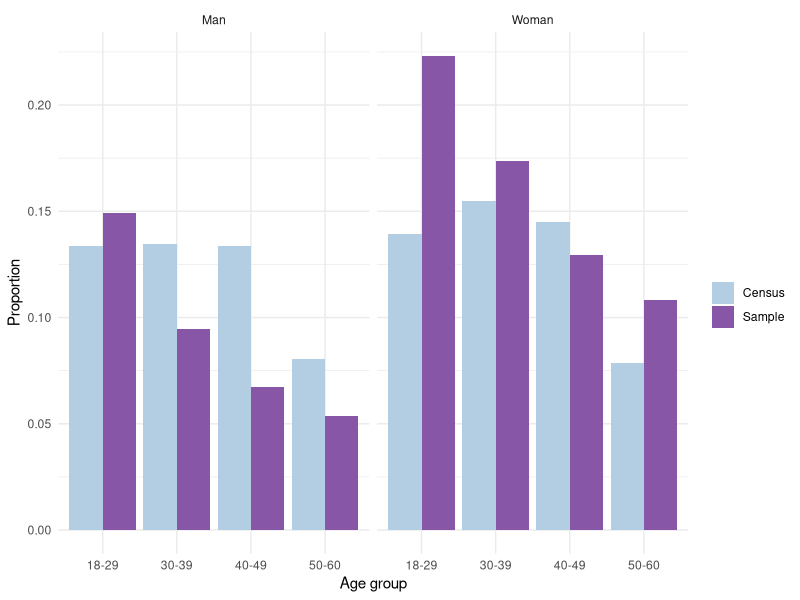
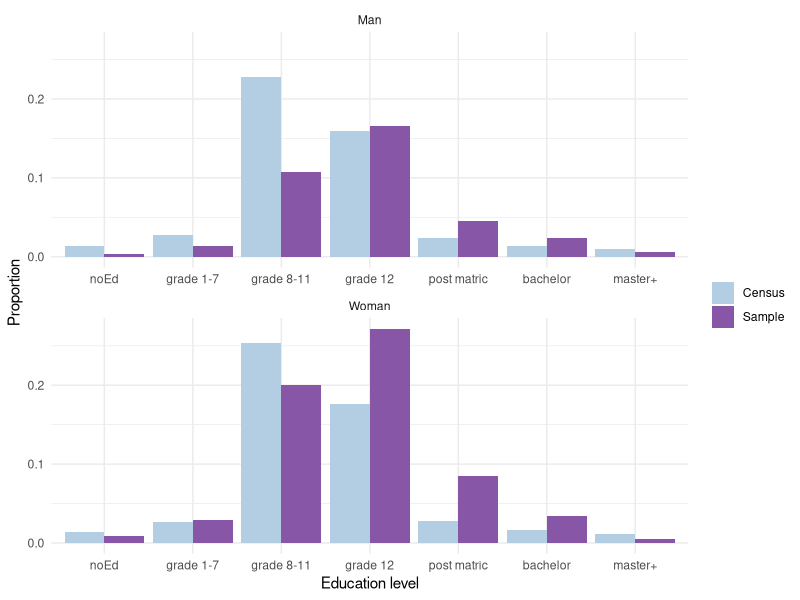

These figures' R source, in order:
library(tidyverse)
library(RColorBrewer)

"%ni%" = Negate("%in%")

set.seed(123)

dataJoburg <- read.csv("data/data_joh_person_anon.csv")

# make quotas simpler 
dataJoburg <- subset(dataJoburg, quota_gender.0 %in% c(1,2))
dataJoburg <- subset(dataJoburg, !is.na(quota_gender.0))

dataJoburg$gender <- ifelse(dataJoburg$quota_gender.0 == 1, "male",
                            "female")

quotasAge <- read.csv("data/ageCensus.csv")

## start with age

observed <- (table(dataJoburg$quota_age_, dataJoburg$gender)/nrow(dataJoburg)) %>% as.data.frame()
colnames(observed) <- c("age_group", "P02_SEX", "percentage")
observed$type <- "observed"

quotasTh <- quotasAge %>% select(P02_SEX, age_group_number, percentage) %>% 
  mutate(type = "quotas") %>% 
  rename(age_group = age_group_number)

age_long <- rbind(observed, quotasTh)

age_long$age_group_cat <- ifelse(age_long$age_group == "1", "18-29",
                                 ifelse(age_long$age_group == "2", "30-39",
                                        ifelse(age_long$age_group == "3", "40-49",
                                               ifelse(age_long$age_group == "4", "50-60", NA))))

age_long$P02_SEX <- ifelse(age_long$P02_SEX %in% c("male", "Male"), "Man", "Woman")
age_long$type <- ifelse(age_long$type == "observed", "Sample", "Census")

# --- Plot ---
p1 <- ggplot(age_long, aes(x = factor(age_group_cat), y = percentage,
                     fill = type)) +
  geom_col(position = "dodge") +
  facet_wrap(~P02_SEX) +
  scale_fill_manual(values = brewer.pal(5, "BuPu")[c(2,4)])+
  labs(x = "Age group", y = "Proportion", fill = "") +
  theme_minimal()

ggsave(plot = p1, filename = paste("plots/quotaAge.png", sep = ""),
       dpi=600, width = 12, height = 8, units='cm')


## then education

education <- read.csv("data/educationCensus.csv")

observed <- (table(dataJoburg$quota_education, dataJoburg$gender)/nrow(dataJoburg)) %>% as.data.frame()
colnames(observed) <- c("education_level", "P02_SEX", "value")
observed$type <- "observed"

quotasTh <- education %>% select(edu_category_number, P02_SEX, pct) %>% 
  mutate(type = "quotas") %>% 
  rename(education_level = edu_category_number,
         value = pct)

education_long <- rbind(observed, quotasTh)

education_long$education_level_cat <- ifelse(education_long$education_level == "1", "noEd",
                                 ifelse(education_long$education_level == "2", "grade 1-7",
                                        ifelse(education_long$education_level == "3", "grade 8-11",
                                               ifelse(education_long$education_level == "4", "grade 12",
                                                      ifelse(education_long$education_level == "5", "post matric",
                                                             ifelse(education_long$education_level == "6", "bachelor",
                                                                    ifelse(education_long$education_level == "7", "master+", NA)))))))

education_long$type <- ifelse(education_long$type == "observed", "Sample", "Census")
education_long$P02_SEX <- ifelse(education_long$P02_SEX %in% c("male", "Male"), "Man", "Woman")


# --- Plot ---
p2 <- ggplot(education_long, aes(x = factor(education_level_cat, levels = c("noEd","grade 1-7","grade 8-11","grade 12",
                                                                            "post matric","bachelor","master+")),
                                 y = value,
                                 fill = type)) +
  geom_col(position = "dodge") +
  scale_fill_manual(values = brewer.pal(5, "BuPu")[c(2,4)])+
  labs(x = "Education level", y = "Proportion", fill = "") +
  theme_minimal()+
  facet_wrap(~P02_SEX, nrow = 2, scales = "free_x")

ggsave(plot = p2, filename = paste("plots/quotaEducation.png", sep = ""),
       dpi=600, width = 15, height = 17, units='cm')
